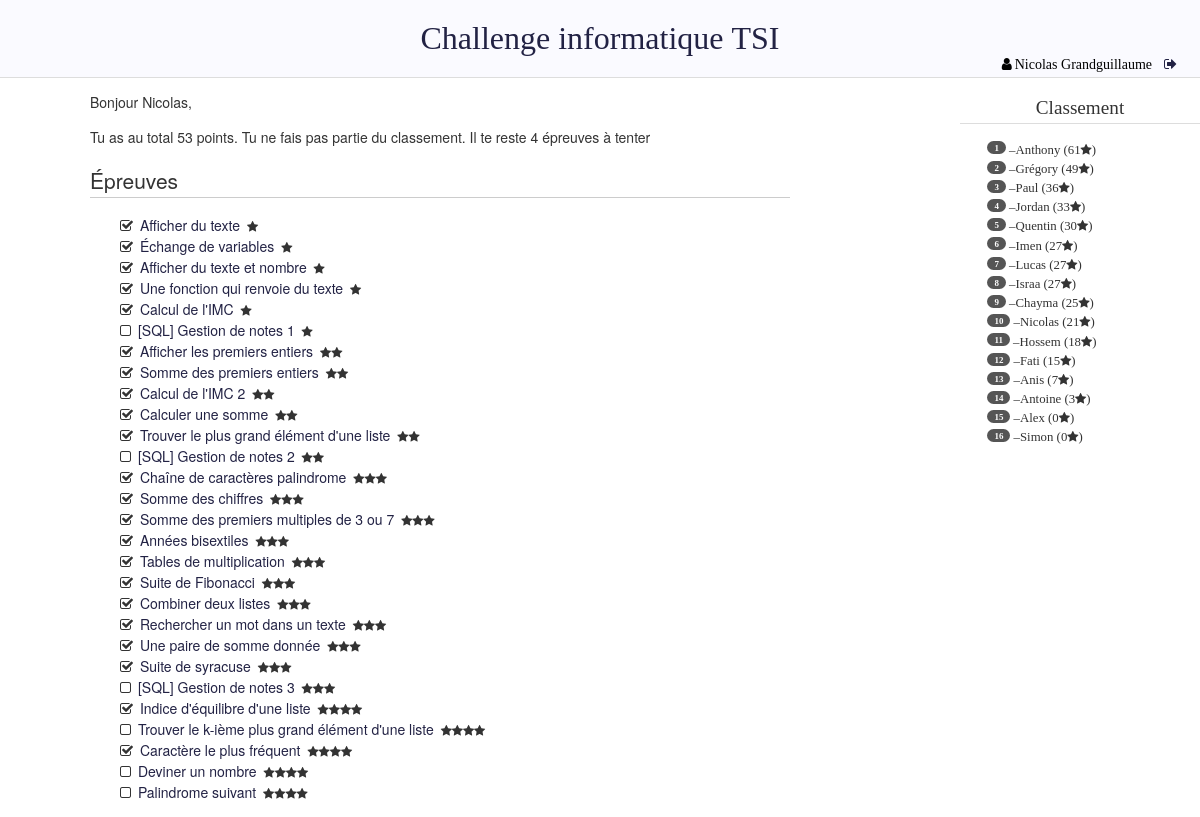
The page /challenge/ (signed in) on the database its author committed.
### challenge/models.py (models this page shows, shortened)
class Epreuve(models.Model):
    titre = models.CharField(max_length=50, default="")
    enonce = models.TextField(default="")
    test = models.TextField(default="")
    points = models.IntegerField(default=0)
    difficulte = models.IntegerField(default=0)
    class Meta:
        order_with_respect_to = 'difficulte'

### challenge/views.py (the view)
def accueilView(request):
    if request.user.is_authenticated:
        user = request.user
        codes = Code.objects.filter(etudiant=user.etudiant)
        epreuves = Epreuve.objects.all().order_by('difficulte')
        listeEpreuves = []
        for e in epreuves:
            if codes.filter(epreuve=e) and codes.get(epreuve=e).score>0:
                r = True
            else:
                r = False
            listeEpreuves.append({
                'id': e.id,
                'reussie': r,
                'points': e.points,
                'titre': e.titre,
                'difficulte': list(range(e.difficulte)),
            })
        statEpreuves={'total': len(listeEpreuves),
                      'restantes': len(listeEpreuves)-len(codes)}
        return render(request, 'challenge/base.html',
                      {'listeEpreuves': listeEpreuves,
                       'statEpreuves': statEpreuves,
                       'classement': classement(user.etudiant),
                       'user': user,
                       'listeJoueurs': listeJoueurs()})
    else:
        return redirect('challenge:loginView')

### challenge/views.py (called while the page is built)
def classement(etudiant):
    if(etudiant.estClasse):
        l = list(Etudiant.objects.filter(estClasse=True).order_by('-score'))
        rang = l.index(etudiant)+1
        total = len(l)
    else:
        rang=-1
        total=-1
    return {'pos': rang, "tot": total}

def listeJoueurs():
    joueurs = []
    for e in Etudiant.objects.all().filter(estClasse=True).order_by('-score'):
        joueurs.append({
            'id': e.id,
            'first_name': e.user.first_name,
            'last_name': e.user.last_name,
            'score': e.score,
        }
        )
    return joueurs

### challenge/templates/challenge/base.html (shortened to what this page needs)
<!DOCTYPE html>
<html lang="fr">
<head>
  {% load static %}
  <link rel="stylesheet" type="text/css" href="{% static 'challenge/css/style.css' %}" />
</head>
<body>
<header>
  <h1> <a href={% url 'challenge:accueil'%}> Challenge informatique TSI  </a></h1>
  <div id='user_div'>
    {% if user.is_authenticated %}
    <i class="fa fa-user" aria-hidden="true"></i>{{ user.first_name }} {{ user.last_name }}<a href={% url 'challenge:logoutView' %}><i class="fa fa-sign-out" aria-hidden="true"></i></a>
    {% else %}
    <a href={% url 'challenge:loginView' %}>Se connecter<i class="fa fa-sign-in" aria-hidden="true"></i></a>
    {% endif %}
  </div>
</header>
<div id='page'>
<section id='contenu'>
{% block contenu %}
{% with score=user.etudiant.score %}
<p>Bonjour {{ user.first_name }},</p>
{% if user.etudiant.estClasse %}
<p>Avec {{ score }} point{{ score|pluralize }}, ton classement actuel est {{ classement.pos }}/{{ classement.tot }}. Il te reste {{ statEpreuves.restantes }} épreuve{{ statEpreuves.restantes|pluralize }} à tenter.</p>
{% else %}
<p>Tu as au total {{ score }} point{{ score|pluralize }}. Tu ne fais pas partie du classement. Il te reste {{ statEpreuves.restantes }} épreuve{{ statEpreuves.restantes|pluralize }} à tenter </p>
{% endif %}
<h1>Épreuves</h1>
<ul class='fa-ul'>
{% for e in listeEpreuves %}
<li>
  {% if e.reussie == True %}
  <i class="fa fa-check-square-o" aria-hidden="true"></i>
  {% else %}
  <i class="fa fa-square-o" aria-hidden="true"></i>
  {% endif %}
  <a href={% url 'challenge:editeCode' epreuve_id=e.id%}>{{ e.titre }}</a>
  {% for i in e.difficulte %}<i class="fa fa-star smaller" aria-hidden="true"></i>{% endfor %}
   </li>
{% endfor %}
</ul>
{% endwith %}
{% endblock %}
</section>
<aside id='joueurs'>
{% if user.is_authenticated%}
<h1>Classement</h1>
<ul class=fa-ul>
{% for j in listeJoueurs %}
<li><span class="classement">{{ forloop.counter }}</span> &ndash;{{ j.first_name }} <span class="badge">{{ j.score }}<i class="fa fa-star smaller"></i></span> </li>
{% endfor %}
</ul>
{% endif %}
</aside>
</body>
</html>

### challenge/static/challenge/css/style.css (style rules this page uses)
body { margin:0px; font-family: fontawesome; }
a { text-decoration:none; color:#224; padding:3px; }
header { margin: 0px; padding: 20px; background-color: #FAFAFF; border-bottom: solid #DDD 1px; font-weight: 300; }
h1 { font-weight: lighter; }
header h1 { margin-left: auto; margin-right:auto; margin-top:0px; margin-bottom: 0px; text-align: center; }
aside#joueurs { float: right; width: 240px; margin-right: -250px; font-size: 0.8em; color: #333; line-height: 1.5; }
aside#joueurs h1 { text-align: center; border-bottom: solid #DDD 1px; }
span.badge:before { content:"(" }
span.badge:after { content:")" }
span.classement { background:#555; border-radius:10px; font-weight: bold; font-size: 0.7em; padding: 2px 7px; color: #FFF; vertical-align:middle; min-width:40px; }
section#contenu { float: left; width: 700px; line-height: 1.5; font-family:"Helvetica Neue",Helvetica,Arial,sans-serif; font-size: 14px; color: #333; margin-left:50px; }
section h1 { width: 100%; border-bottom: solid #CCC 1px; line-height:1.5; }
i.smaller { font-size:12px; letter-spacing:0px; }
i.fa-user { margin-right:3px; }
div#page { margin-right: 250px; margin-left: 40px; margin-top: 0px; }
header div#user_div { float: right; font-size:14px; }
header div i.fa { margin-left:9px; }

### rows shown on the page
Epreuve: titre "Afficher du texte"
Epreuve: titre "Échange de variables"
Epreuve: titre "Afficher du texte et nombre"
Epreuve: titre "Une fonction qui renvoie du texte"
Epreuve: titre "Calcul de l'IMC"
Epreuve: titre "[SQL] Gestion de notes 1"
Epreuve: titre "Afficher les premiers entiers"
Epreuve: titre "Somme des premiers entiers"
Epreuve: titre "Calcul de l'IMC 2"
Epreuve: titre "Calculer une somme"
Epreuve: titre "Trouver le plus grand élément d'une liste"
Epreuve: titre "[SQL] Gestion de notes 2"
Epreuve: titre "Chaîne de caractères palindrome"
Epreuve: titre "Somme des chiffres"
Epreuve: titre "Somme des premiers multiples de 3 ou 7"
Epreuve: titre "Années bisextiles"
Epreuve: titre "Tables de multiplication"
Epreuve: titre "Suite de Fibonacci"
Epreuve: titre "Combiner deux listes"
Epreuve: titre "Rechercher un mot dans un texte"
Epreuve: titre "Une paire de somme donnée"
Epreuve: titre "Suite de syracuse"
Epreuve: titre "[SQL] Gestion de notes 3"
Epreuve: titre "Indice d'équilibre d'une liste"
Epreuve: titre "Trouver le k-ième plus grand élément d'une liste"
Epreuve: titre "Caractère le plus fréquent"
Epreuve: titre "Deviner un nombre"
Epreuve: titre "Palindrome suivant"

### other values the page prints
{{ user.first_name }} "Nicolas"
{{ user.last_name }} "Grandguillaume"
{{ score }} "53"
{{ statEpreuves.restantes }} "4"
{{ j.first_name }} "Anthony" "Grégory" "Paul" "Jordan" "Quentin" "Imen" "Lucas" "Israa" "Chayma" "Nicolas" "Hossem" "Fati" "Anis" "Antoine" "Alex" "Simon"
{{ j.score }} "61" "49" "36" "33" "30" "27" "27" "27" "25" "21" "18" "15" "7" "3" "0" "0"
